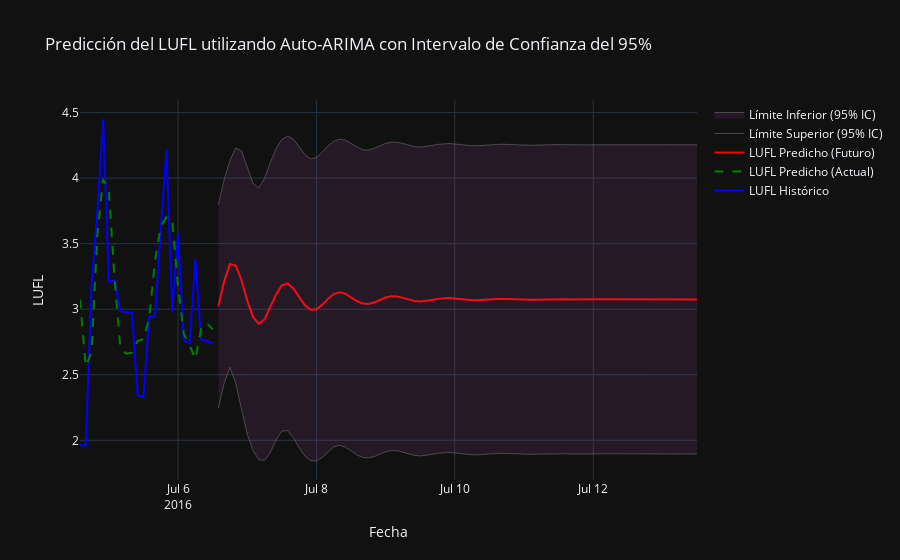

Notebook cell for this chart:
### Code cell
import numpy as np
import pandas as pd
import plotly.graph_objects as go
from pmdarima import auto_arima  # Importamos auto_arima
from statsmodels.tsa.stattools import adfuller
from sklearn.metrics import mean_squared_error
from math import sqrt
import warnings
warnings.filterwarnings("ignore")
from datetime import datetime, timedelta

# Cargar datos
data = pd.read_csv("https://huggingface.co/datasets/pkr7098/time-series-forecasting-datasets/resolve/main/ETTh2.csv")
data['date'] = pd.to_datetime(data['date'])
data = data.head(168)
data.set_index('date', inplace=True)
data_2h = data.resample('2H').mean()
hull_data = data_2h[['LUFL']].dropna()  # Usamos LUFL como en el código anterior

# Split the data into training and test sets (80% train, 20% test)
total_rows = len(hull_data)
train_size = int(total_rows * 0.8)
test_size = total_rows - train_size
train = hull_data['LUFL'][:train_size]
test = hull_data['LUFL'][train_size:]

# Stationarity Testing (Dickey-Fuller)
def dickey_fuller_test(series, column_name):
    print(f'Resultados de la prueba de Dickey-Fuller para columna: {column_name}')
    dftest = adfuller(series, autolag='AIC')
    dfoutput = pd.Series(dftest[0:4], index=['Test Statistic', 'p-value', 'No Lags Used', 'Número de observaciones utilizadas'])
    for key, value in dftest[4].items():
        dfoutput[f'Critical Value ({key})'] = value
    print(dfoutput)
    if dftest[1] <= 0.05:
        print("Conclusión: Los datos son estacionarios")
    else:
        print("Conclusión: Los datos no son estacionarios")
    return dftest[1]

# Get p-value from test
p_value = dickey_fuller_test(train, "LUFL")

# Use the last two days (24 points at 2-hour intervals) for modeling
last_two_days = train[-24:]

# Fit auto_arima model - Optimiza automáticamente p, d, q
model = auto_arima(last_two_days, 
                   seasonal=False,  # No asumimos estacionalidad
                   start_p=0, start_q=0, max_p=5, max_q=5,  # Límites para p y q
                   d=None,  # Deja que auto_arima determine d, pero sabemos que es estacionaria
                   trace=True,  # Muestra el proceso de selección
                   error_action='ignore', 
                   suppress_warnings=True)
model_fit = model.fit(last_two_days)

# Forecast for one week (7 days = 7 * 12 = 84 data points at 2-hour intervals)
forecast_steps = 84
forecast = model.predict(n_periods=forecast_steps)

# Confidence intervals from the fitted model
forecast_obj = model_fit.predict(n_periods=forecast_steps, return_conf_int=True)
forecast, conf_int = forecast_obj[0], forecast_obj[1]
ci_lower = conf_int[:, 0]  # Límite inferior
ci_upper = conf_int[:, 1]  # Límite superior

# Create a date range for the forecast
last_date = last_two_days.index[-1]
forecast_dates = pd.date_range(start=last_date + timedelta(hours=2), periods=forecast_steps, freq='2H')

# Create a DataFrame for the forecast with confidence intervals
forecast_ci_df = pd.DataFrame({
    'LUFL_Predicho': forecast,
    'CI_Lower': ci_lower,
    'CI_Upper': ci_upper
}, index=forecast_dates)

# Combine historical and forecast data
historical_pred_df = pd.DataFrame({
    'LUFL_Historico': last_two_days,
    'LUFL_Predicho': model.predict_in_sample()  # Predicciones en la muestra
})

combined_df = pd.concat([historical_pred_df, forecast_ci_df], axis=0)

# Visualize the results
fig = go.Figure()

# Add historical values
fig.add_trace(go.Scatter(
    x=combined_df.index,
    y=combined_df['LUFL_Historico'],
    mode='lines',
    name='LUFL Histórico',
    line=dict(color='blue')
))

# Add predicted values for historical data
fig.add_trace(go.Scatter(
    x=combined_df.index[:len(last_two_days)],
    y=combined_df['LUFL_Predicho'][:len(last_two_days)],
    mode='lines',
    name='LUFL Predicho (Actual)',
    line=dict(color='green', dash='dash')
))

# Add future forecast
fig.add_trace(go.Scatter(
    x=forecast_ci_df.index,
    y=forecast_ci_df['LUFL_Predicho'],
    mode='lines',
    name='LUFL Predicho (Futuro)',
    line=dict(color='red')
))

# Add 95% confidence interval
fig.add_trace(go.Scatter(
    x=forecast_ci_df.index,
    y=forecast_ci_df['CI_Upper'],
    mode='lines',
    name='Límite Superior (95% IC)',
    line=dict(color='gray', width=0.5)
))

fig.add_trace(go.Scatter(
    x=forecast_ci_df.index,
    y=forecast_ci_df['CI_Lower'],
    mode='lines',
    name='Límite Inferior (95% IC)',
    line=dict(color='gray', width=0.5),
    fill='tonexty',
    fillcolor='rgba(200, 100, 200, 0.1)'
))

# Customize the plot
fig.update_layout(
    title='Predicción del LUFL utilizando Auto-ARIMA con Intervalo de Confianza del 95%',
    xaxis_title='Fecha',
    yaxis_title='LUFL',
    hovermode='x unified',
    template="plotly_dark",
    showlegend=True
)

# Show the plot
fig.show()

# Calculate error metrics on the test set
pred_test = model.predict(n_periods=len(test))
rmse = sqrt(mean_squared_error(test, pred_test))
mae = np.mean(np.abs(test - pred_test))
print(f"RMSE on test set: {rmse}")
print(f"MAE on test set: {mae}")

# Naive forecast: Use the last value of the training set for all test predictions
naive_forecast = np.full_like(test, test.iloc[0])

# Calculate error metrics for the naive forecast
rmse_naive = sqrt(mean_squared_error(test, naive_forecast))
mae_naive = np.mean(np.abs(test - naive_forecast))

print(f"Naive Forecast RMSE: {rmse_naive}")
print(f"Naive Forecast MAE: {mae_naive}")

# Print maximum and minimum of the series
print(f"Máximo: {hull_data['LUFL'].max()}")
print(f"Mínimo: {hull_data['LUFL'].min()}")

# Mostrar el orden seleccionado por auto_arima
print(f"Orden ARIMA seleccionado: {model.order}")
